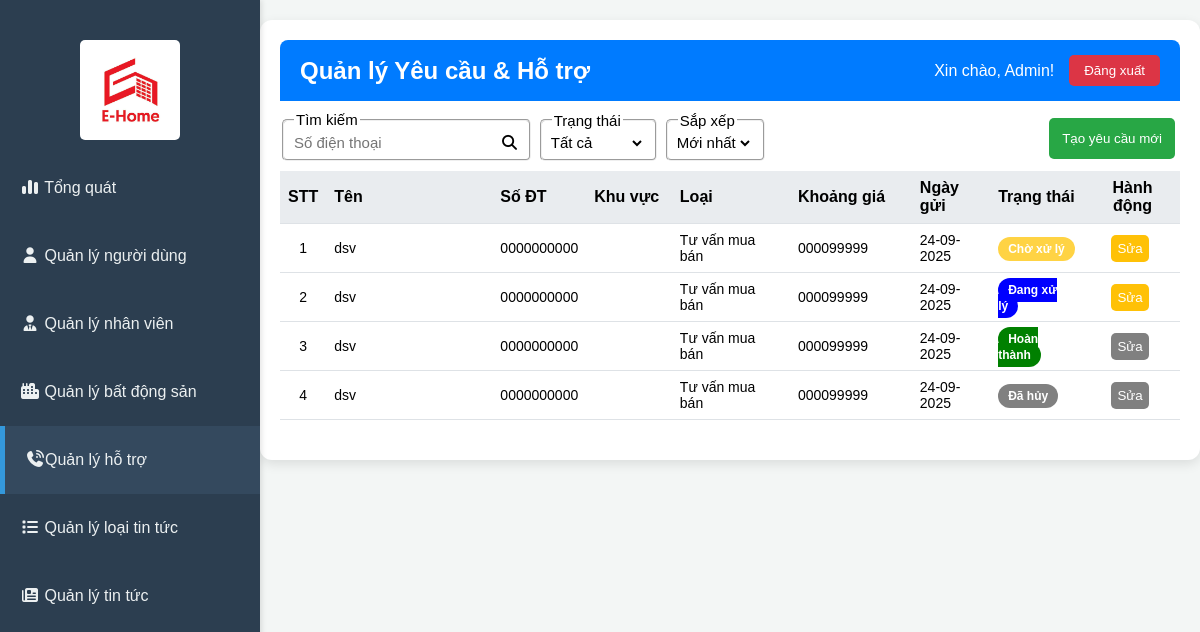
The page /admin/index.php?act=contact on the database as committed earlier.
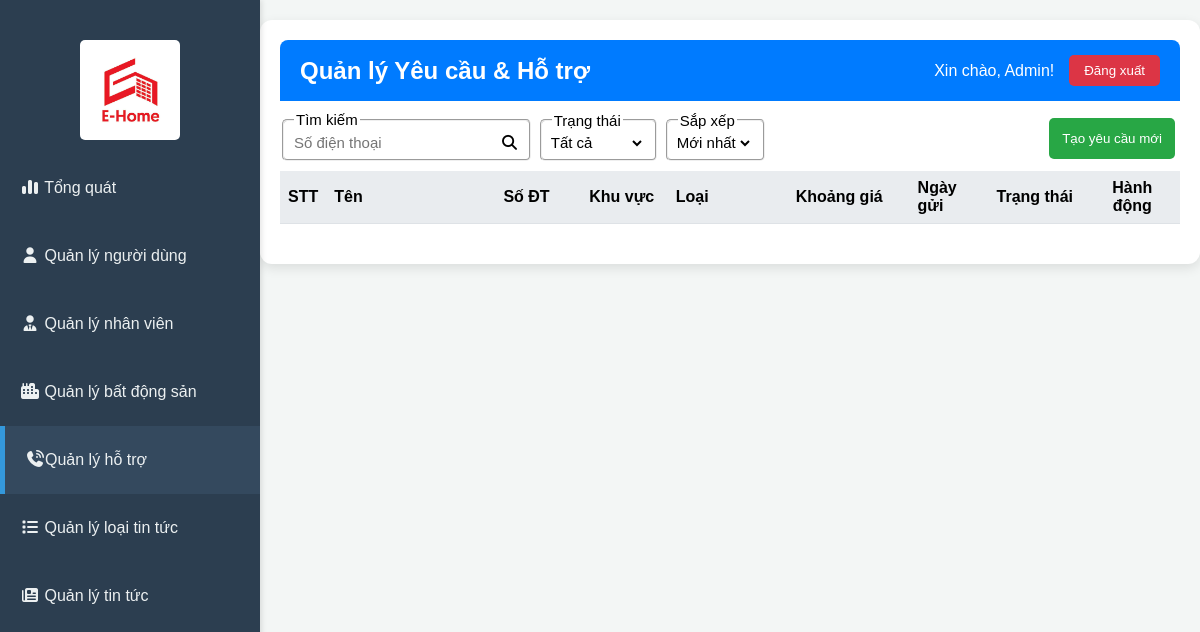
The same page on the database as committed later.
### tables this page shows
CREATE TABLE `contact_requests` (
  `id` int(11) NOT NULL,
  `userId` int(11) DEFAULT NULL,
  `brokerId` int(11) NOT NULL,
  `name` varchar(255) NOT NULL,
  `phone` varchar(20) NOT NULL,
  `message` text DEFAULT NULL,
  `location` int(11) NOT NULL,
  `subject` varchar(255) NOT NULL,
  `price` varchar(255) NOT NULL DEFAULT '0',
  `note` text NOT NULL,
  `status` enum('pending','inProgress','completed','canceled') DEFAULT 'pending',
  `createdAt` timestamp NOT NULL DEFAULT current_timestamp(),
  `updatedAt` timestamp NOT NULL DEFAULT current_timestamp() ON UPDATE current_timestamp()
);

### admin/controllers/contactController/index.php (called while the page is built, shortened)
<?php
$limit = 10;
if($_SESSION['status-contact'] === 'all'){
    $total = mysqli_query($conn, "SELECT id FROM `contact_requests` WHERE `phone` LIKE '%" . $_SESSION['search-contact'] . "%'");
} else if($_SESSION['status-contact'] !== "all"){
    $total = mysqli_query($conn, "SELECT id FROM `contact_requests` WHERE `phone` LIKE '%" . $_SESSION['search-contact'] . "%' AND `status` = '" . $_SESSION['status-contact'] . "'");
}
$current_page = isset($_GET['page']) ? $_GET['page'] : 1;
$total_page = ceil(mysqli_num_rows($total) / $limit);
if ($current_page > $total_page) {
  $current_page = $total_page;
}
if ($current_page < 1) {
  $current_page = 1;
}
$start = ($current_page - 1) * $limit;
if($_SESSION['status-contact'] === 'all'){
    $sql_list = "SELECT cr.*, l.name AS location_name FROM `contact_requests` cr LEFT JOIN `location` l ON `cr`.`location` = `l`.`id` WHERE `cr`.`phone` LIKE '%" . $_SESSION['search-contact'] . "%' ORDER BY `cr`.`createdAt` " . $_SESSION['sort-contact'] . " LIMIT $start, $limit";
} else if($_SESSION['status-contact'] !== "all"){
    $sql_list = "SELECT cr.*, l.name AS location_name FROM `contact_requests` cr LEFT JOIN `location` l ON `cr`.`location` = `l`.`id` WHERE `cr`.`phone` LIKE '%" . $_SESSION['search-contact'] . "%' AND `cr`.`status` = '" . $_SESSION['status-contact'] . "' ORDER BY `cr`.`createdAt` " . $_SESSION['sort-contact'] . " LIMIT $start, $limit";
}
$listContactResult = mysqli_query($conn, $sql_list);
if ($listContactResult) {
  $listContact = mysqli_fetch_all($listContactResult, MYSQLI_ASSOC);
} else {
   error('Lấy thông tin yêu cầu thất bại!', 'index.php?act=contact&page=' . $current_page);
}
include "./views/page/contact.php";
return;

### admin/index.php (called while the page is built, shortened)
<?php
    include "views/header.php";
    include "controllers/adminController.php";
    include "views/footer.php"
?>

### admin/views/page/contact.php (the view, shortened to what the changed rows need)
<div class="main-content">
    <header class="top-header">
        <h2>Quản lý Yêu cầu & Hỗ trợ</h2>
    </header>
    <div class="content-area">
        <div class="data-table">
            <table>
                <thead>
                    <tr>
                        <th style="width: 1%; text-align: center;">STT</th>
                        <th style="width: 20%">Tên</th>
                        <th style="width: 10%">Số ĐT</th>
                        <th style="width: 10%">Khu vực</th>
                        <th style="width: 14%">Loại</th>
                        <th style="width: 14%">Khoảng giá</th>
                        <th style="width: 9%">Ngày gửi</th>
                        <th style="width: 11%">Trạng thái</th>
                        <th style="width: 11%; text-align: center;">Hành động</th>
                    </tr>
                </thead>
                <tbody>
                    <?php
                    $stt = 1;
                    foreach ($listContact as $key => $value) {
                        $statusText = '';
                        $statusClass = '';
                        switch ($value["status"]) {
                            case 'pending':
                                $statusText = 'Chờ xử lý';
                                $statusClass = 'pending';
                                break;
                            case 'inProgress':
                                $statusText = 'Đang xử lý';
                                $statusClass = 'inProgress';
                                break;
                            case 'completed':
                                $statusText = 'Hoàn thành';
                                $statusClass = 'completed';
                                break;
                            case 'canceled':
                                $statusText = 'Đã hủy';
                                $statusClass = 'canceled';
                                break;
                        }
                    ?>
                        <tr data-contact-id="<?= $value["id"] ?>"
                            data-name="<?= htmlspecialchars($value["name"]) ?>"
                            data-phone="<?= $value["phone"] ?>"
                            data-email="<?= htmlspecialchars($value["email"] ?? '') ?>"
                            data-subject="<?= htmlspecialchars($value["subject"]) ?>"
                            data-description="<?= htmlspecialchars($value["description"] ?? '') ?>"
                            data-price="<?= htmlspecialchars($value["price"]) ?>"
                            data-status="<?= $value["status"] ?>"
                            data-broker-id="<?= $value["brokerId"] ?? '' ?>"
                            data-location-id="<?= $value["location"] ?? '' ?>">
                            <td data-label="STT" style="text-align: center;"><?= $stt ?></td>
                            <td data-label="Tên"><?= $value["name"] ?></td>
                            <td data-label="Số ĐT"><?= $value["phone"] ?></td>
                            <td data-label="Khu vực"><?= $value["location_name"] ?></td>
                            <td data-label="Loại"><?= $value["subject"] ?></td>
                            <td data-label="Khoảng giá"><?= $value["price"] ?></td>
                            <td data-label="Ngày gửi"><?= date("d-m-Y", strtotime($value['createdAt'])) ?></td>
                            <td data-label="Trạng thái"><span class="status <?= $statusClass ?>"><?= $statusText ?></span></td>
                            <td data-label="Hành động" style="text-align: center;">
                                <button <?php if(($value["status"] === 'completed') || ($value["status"] === 'canceled')): ?> disabled style="cursor: not-allowed; background-color: gray;" <?php endif; ?> class="action-button edit">Sửa</button>
                            </td>
                        </tr>
                    <?php
                        $stt++;
                    } ?>
                </tbody>
            </table>
        </div>
    </div>
</div>

Rows that differ between the two databases and show on the page:
removed contact_requests: name "dsv", phone "0000000000", subject "Tư vấn mua bán", price "000099999", createdAt "24-09-2025", status "Chờ xử lý"
removed contact_requests: name "dsv", phone "0000000000", subject "Tư vấn mua bán", price "000099999", createdAt "24-09-2025", status "Đang xử lý"
removed contact_requests: name "dsv", phone "0000000000", subject "Tư vấn mua bán", price "000099999", createdAt "24-09-2025", status "Hoàn thành"
removed contact_requests: name "dsv", phone "0000000000", subject "Tư vấn mua bán", price "000099999", createdAt "24-09-2025", status "Đã hủy"
